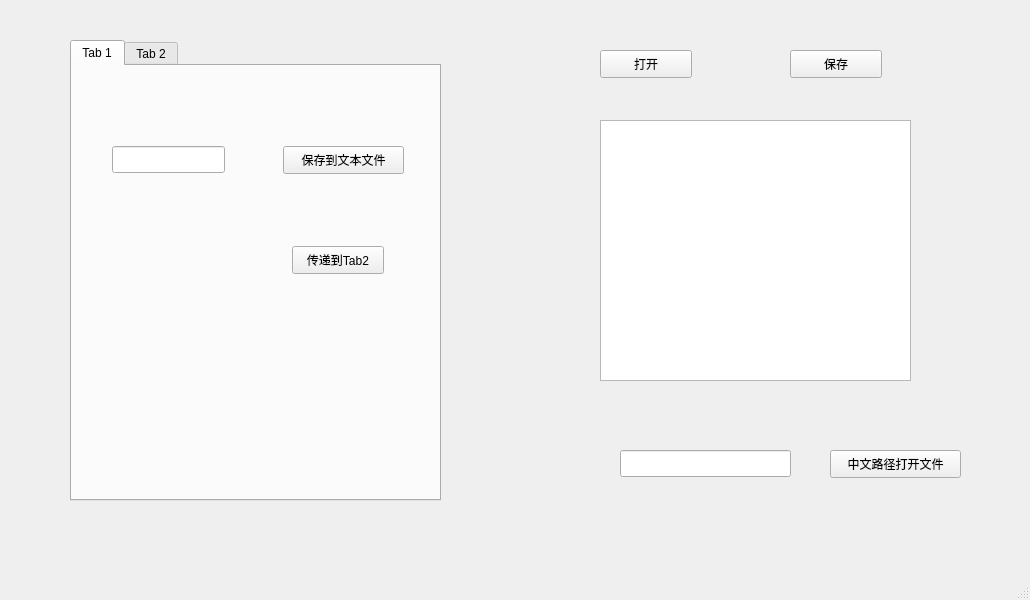
<?xml version="1.0" encoding="UTF-8"?>
<ui version="4.0">
 <class>MainWindow</class>
 <widget class="QMainWindow" name="MainWindow">
  <property name="geometry">
   <rect>
    <x>0</x>
    <y>0</y>
    <width>1030</width>
    <height>600</height>
   </rect>
  </property>
  <property name="windowTitle">
   <string>MainWindow</string>
  </property>
  <widget class="QWidget" name="centralwidget">
   <widget class="QTabWidget" name="tabWidget">
    <property name="geometry">
     <rect>
      <x>70</x>
      <y>40</y>
      <width>371</width>
      <height>461</height>
     </rect>
    </property>
    <property name="currentIndex">
     <number>0</number>
    </property>
    <widget class="QWidget" name="tab">
     <attribute name="title">
      <string>Tab 1</string>
     </attribute>
     <widget class="QPushButton" name="btn_saveToFile">
      <property name="geometry">
       <rect>
        <x>211</x>
        <y>80</y>
        <width>121</width>
        <height>28</height>
       </rect>
      </property>
      <property name="text">
       <string>保存到文本文件</string>
      </property>
     </widget>
     <widget class="QPushButton" name="btn_toTab2">
      <property name="geometry">
       <rect>
        <x>220</x>
        <y>180</y>
        <width>92</width>
        <height>28</height>
       </rect>
      </property>
      <property name="text">
       <string>传递到Tab2</string>
      </property>
     </widget>
     <widget class="QLineEdit" name="lineEdit_tab1">
      <property name="geometry">
       <rect>
        <x>40</x>
        <y>80</y>
        <width>113</width>
        <height>27</height>
       </rect>
      </property>
     </widget>
    </widget>
    <widget class="QWidget" name="tab_2">
     <attribute name="title">
      <string>Tab 2</string>
     </attribute>
     <widget class="QLineEdit" name="lineEdit_tab2">
      <property name="geometry">
       <rect>
        <x>70</x>
        <y>140</y>
        <width>113</width>
        <height>27</height>
       </rect>
      </property>
     </widget>
    </widget>
   </widget>
   <widget class="QPushButton" name="btn_open">
    <property name="geometry">
     <rect>
      <x>600</x>
      <y>50</y>
      <width>92</width>
      <height>28</height>
     </rect>
    </property>
    <property name="text">
     <string>打开</string>
    </property>
   </widget>
   <widget class="QPushButton" name="btn_save">
    <property name="geometry">
     <rect>
      <x>790</x>
      <y>50</y>
      <width>92</width>
      <height>28</height>
     </rect>
    </property>
    <property name="text">
     <string>保存</string>
    </property>
   </widget>
   <widget class="QPushButton" name="btn_openForChinese">
    <property name="geometry">
     <rect>
      <x>830</x>
      <y>450</y>
      <width>131</width>
      <height>28</height>
     </rect>
    </property>
    <property name="text">
     <string>中文路径打开文件</string>
    </property>
   </widget>
   <widget class="QLineEdit" name="lineEdit_openChinese">
    <property name="geometry">
     <rect>
      <x>620</x>
      <y>450</y>
      <width>171</width>
      <height>27</height>
     </rect>
    </property>
   </widget>
   <widget class="QTextEdit" name="textEdit">
    <property name="geometry">
     <rect>
      <x>600</x>
      <y>120</y>
      <width>311</width>
      <height>261</height>
     </rect>
    </property>
   </widget>
  </widget>
  <widget class="QMenuBar" name="menubar">
   <property name="geometry">
    <rect>
     <x>0</x>
     <y>0</y>
     <width>1030</width>
     <height>24</height>
    </rect>
   </property>
  </widget>
  <widget class="QStatusBar" name="statusbar"/>
 </widget>
 <resources/>
 <connections/>
</ui>
